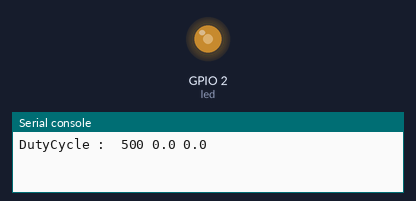
The program below on a simulated ESP8266 board running MicroPython. On the bench: output pins drawn as LEDs (lit = HIGH, except the on-board LED, lit = LOW), the last lines printed to the serial console.

Above: at 0.05 s.
At 8.95 s:
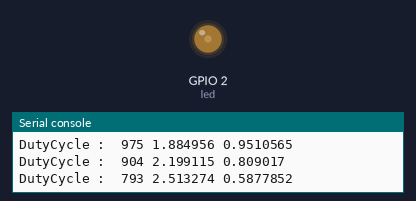
At 15.05 s:
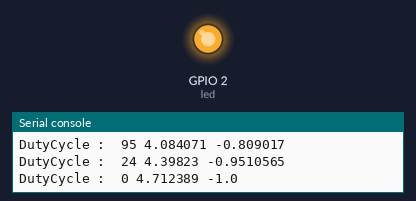
At 18.95 s:
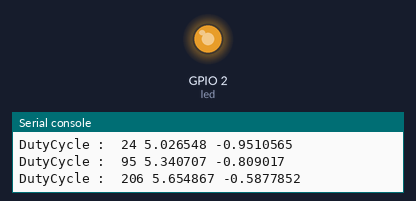
Timing chart, 0 to 26.0 s (numbered marks = the images above):
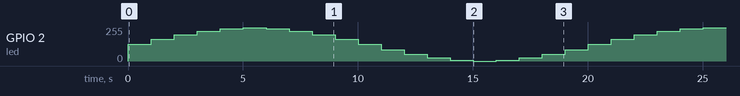

The program:

lab_02.py
```python
"""
PWM >>> Pulse Width Modulation
Technique to reduce Output Power by toggling the digital pin at varied Duty Cycle
Parameters:
    Frequency
    Duty Cycle

Vout = Vmax * Duty_Cycle

PWM GPIOs = { 0: D3, 2: D4, 4: D2, 5: D1, 12: D6, 13: D7, 14: D5, 15: D8 }
"""
import machine
import time
import math


def pulse(l, t):
    for i in range(20):
        print('DutyCycle : ', int(math.sin(i / 10 * math.pi) * 500 + 500),
              (i / 10 * math.pi), (math.sin(i / 10 * math.pi)))
        l.duty(int(math.sin(i / 10 * math.pi) * 500 + 500))
        time.sleep(t)


def main():
    led = machine.PWM(machine.Pin(2))
    for i in range(10):
        pulse(led, 1)


if __name__ == '__main__':
    main()
```
